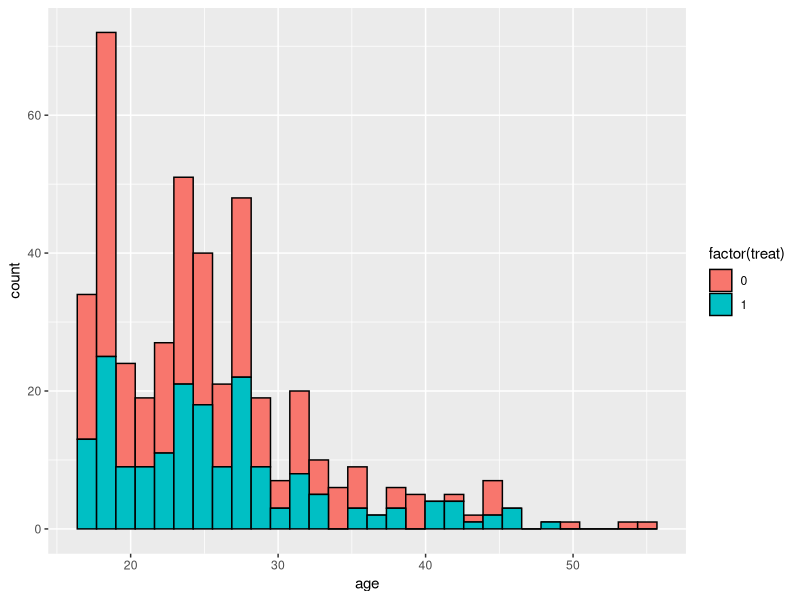

Here is the R script that generated this plot: (Note: this script raises an error after producing the figure.)
## ---- chunk 1
knitr::opts_chunk$set(echo = TRUE, warning = FALSE, message = FALSE)
## ---- chunk 2
# install.packages("arm")
library(arm)
data(lalonde)
head(lalonde)
## ---- chunk 3
library(ggplot2)
ggplot(data=lalonde, 
       aes(x=age, 
           fill=factor(treat))) + 
  geom_histogram(col="black")
## ---- chunk 4
fit <- glm(treat ~ re74 + re75 + age + factor(educ) + 
            black + hisp + married + nodegr + u74 + u75, 
           data=lalonde,
            family=binomial(link="logit"))
pscores <- predict(fit, type="response")
matches <- matching(z=lalonde$treat, score=pscores)
matched <- lalonde[matches$matched,]
## ---- chunk 5
head(cbind(pscores))
## ---- chunk 6
ind <- matches %>% 
  tibble::rownames_to_column("index") %>%
  select(-pairs) %>%
  filter(matched==matched[1] | matched==index[1])
ind
## ---- chunk 7
nrow(matched)
## ---- chunk 8
fit.m <- glm(treat ~ re74 + re75 + age + factor(educ) + 
            black + hisp + married + nodegr + u74 + u75, 
            data=matched,
            family=binomial(link="logit"))
pscores.m <- predict(fit.m, type="response")
## ---- chunk 9
library(dplyr)
lalonde <- lalonde %>%
  mutate(p.scores=pscores)
matched <- matched %>%
  mutate(p.scores=pscores.m)
#plot the unmatched data
unm.d <- ggplot(data=lalonde, 
                aes(x=p.scores, fill=factor(treat))) + 
  geom_density(col="black", alpha=0.4) + 
  labs(title="Unmatched Data") + 
  theme(plot.title = element_text(hjust = 0.5)) + 
  ylim(0,7)
#plot the matched data
m.d <- ggplot(data=matched, 
              aes(x=p.scores, fill=factor(treat))) + 
  geom_density(col="black", alpha=0.4) + 
  labs(title="Matched Data") + 
  theme(plot.title = element_text(hjust = 0.5)) + 
  xlim(0,1)
# plot together
library(ggpubr)
ggarrange(unm.d, m.d, common.legend = T, legend = "right")
## ---- chunk 10
ggplot(data=matched, 
       aes(x=age, fill=factor(treat))) + 
  geom_histogram(col="black")
## ---- chunk 11
b.stats <- balance(lalonde, matched, fit)
plot(b.stats)
